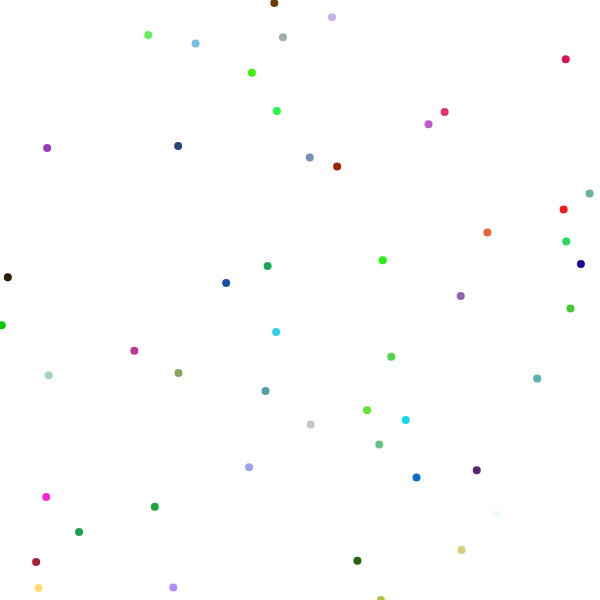
Frame 1 (no input)
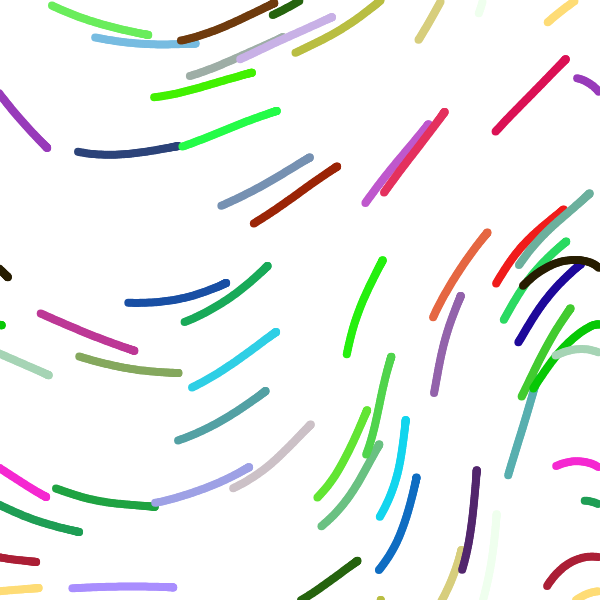
Frame 60 (no input)
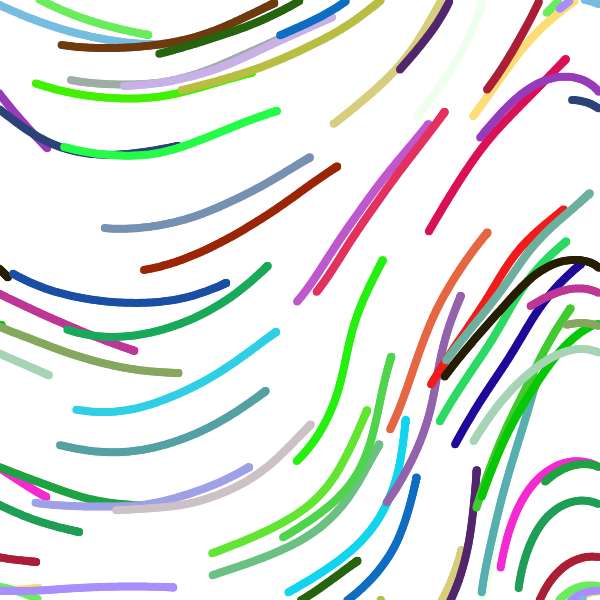
Frame 120 (the mouse pressed at the canvas centre since frame 60)

The p5.js sketch that drew these frames (run headless with seeded random() and noise() and a simulated clock; from frame 60 on, the mouse is pressed at the canvas centre):

// p5.js sketch
// ── sketch.js
// 3D Perlin noise flow chart
// and also stopped drawing the background each frame
// fingerpainting effect
// change color to black with a high alpha to see streams get drawn on screen

let inc = 0.03;
let scl = 20; // cutting the canvass into boxes per 20 pixels
let cols;
let rows;
let parts = 50;

let zoff = 0; // 3rd dimension (slices of noise values which will change through time)
let particles = [];
let flowfield = []
let fr;

function setup() {
	createCanvas(600, 600);
	cols = floor(width/scl);
	rows = floor(height/scl);

	for (let i = 0; i < parts; i++) {
		particles.push(new Particle());
	}
	fr = createP('');
}

function draw() {
	// background(255);
	let yoff = 0;
	for (let y = 0; y < rows; y++) {
		let xoff = 0
		for (let x = 0; x < cols; x++) {
			let index = (x + y * cols);
			let angle = noise(xoff, yoff, zoff) * TWO_PI; // 3D Perlin noise values
			let v = p5.Vector.fromAngle(angle);
			v.setMag(0.1); //
			flowfield[index] = v; // store each flowfield box in an array (which updates on draw), so particles can reference them
			// stroke(0, 50);
			// push();
			// translate(x * scl, y * scl); // translate to top left corner of each box as reference point
			// rotate(v.heading()); // rotate by the angle of the Perlin noise vector
			// line(0, 0, scl, 0); // draw a line across top of box (comment out rotate() line above to see)
			// pop();
			xoff += inc;
			// rect(x * scl, y * scl, scl, scl);
		}
		yoff += inc;
		zoff += 0.0001;
	}
  for (let i = 0; i < parts; i++) {
		particles[i].follow(flowfield); // particle will look up what field its on and apply the force
		particles[i].update();
		particles[i].show();
		particles[i].edges();
	}
	// fr.html(floor(frameRate())); // frameRate
}


class Particle {
	constructor() {
		this.pos = createVector(random(width), random(height));
		this.vel = createVector(0, 0);
		this.acc = createVector(0, 0);
		this.maxspeed = 2;
		this.col = color(random(255), random(255), random(255));
	}

	follow(vectors) { // flowfield array is passed in
		let x = floor(this.pos.x / scl);
		let y = floor(this.pos.y / scl);
		let index = x + y * cols; // find the array index the particle is on
		let force = vectors[index];
		this.applyForce(force);
	}

	update() {
		this.vel.add(this.acc);
		this.vel.limit(this.maxspeed);
		this.pos.add(this.vel);
		this.acc.mult(0);
	}

	applyForce(force) {
		this.acc.add(force);
	}

	show() {
		noStroke();
		fill(this.col);
		ellipse(this.pos.x, this.pos.y, 8, 8);
	}

	edges() {
		if (this.pos.x > width) {
			this.pos.x = 0;
		}
		if (this.pos.x < 0) {
			this.pos.x = width;
		}
		if (this.pos.y > height) {
			this.pos.y = 0;
		}
		if (this.pos.y < 0) {
			this.pos.y = height;
		}
	}
}
